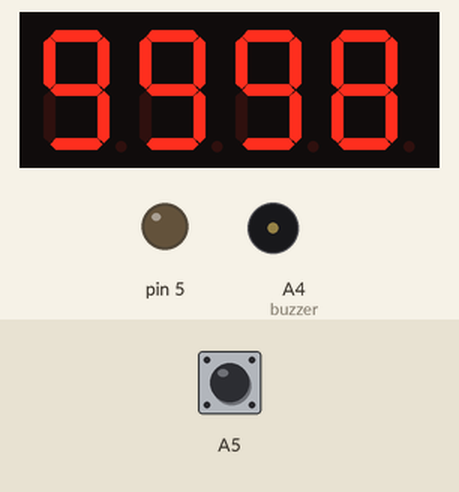
The sketch below on a simulated Arduino Uno, built with avr-gcc and run on an emulated ATmega328P. Shown: 4-digit seven-segment display, output pins drawn as LEDs (lit = HIGH), buzzer (waves = sounding). Wiring (inferred from the names in the program): 4-digit 7-segment display, segments lit when LOW: segments pin 13, pin 12, pin 11, pin 10, pin 9, pin 8, pin 7; digit selects pin 4, pin 3, pin 2, pin 1. The inputs (shaded band) are chosen by the test bench; at power-on: A5 HIGH. The segment pins are drawn as the display they are named for; pins used as bus, display or sensor lines are not drawn.

Above: at 1.2 s.
1.3 s: A5 pulled LOW for 1 s
At 4.06 s:
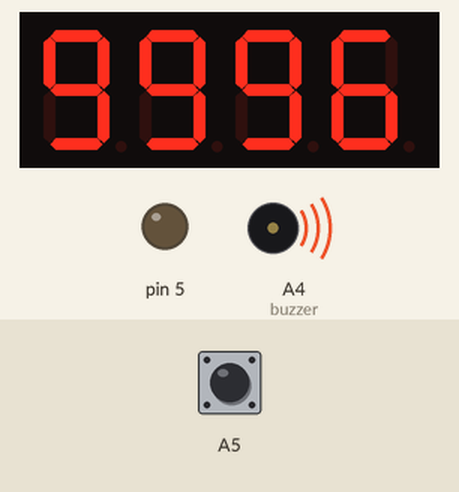
5.3 s: A5 pulled LOW for 3.2 s
10.0 s: A5 pulled LOW for 0.15 s
At 10.8 s:
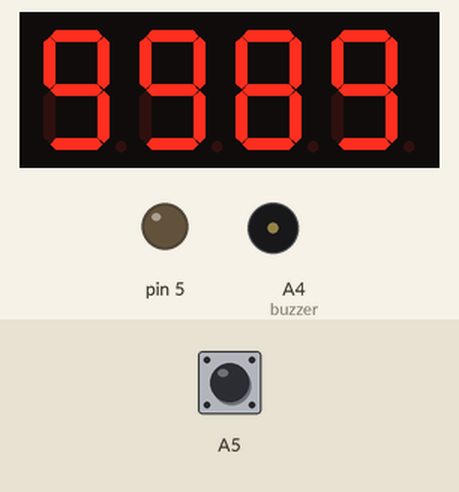
Timing chart, 0 to 13.0 s (numbered marks = the images above; inputs shaded):
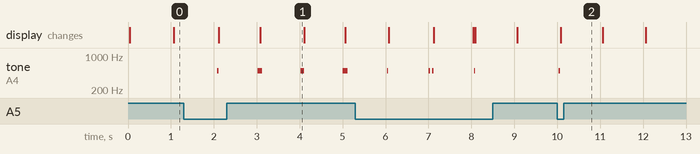

The sketch:

7segmentsLED.ino
```cpp
//デジタル時計:7セグ

#define ASCII_ZERO 48;

int pin_A[4] = {1,2,3,4};             //アノード　桁選択
int pin_n[7] = {13,12,11,10,9,8,7};    //カソード　数値選択
const char buzzer = A4;
//int pin_k = 11;                       //: 2桁目のみ
bool state;

byte num_def[11] = {B11000000,  // 0  (各bit: 0_ON, 1_OFF)
                B11111001,      // 1
                B10100100,      // 2
                B10110000,      // 3
                B10011001,      // 4
                B10010010,      // 5
                B10000010,      // 6
                B11111000,      // 7
                B10000000,      // 8
                B10010000,      // 9
                B11111111};     // OFF

void setup(void) {
  //Serial.begin(9600);

  //各ピンの初期化
  for(int i=1; i<=5; i++){
    pinMode(i,OUTPUT);
    digitalWrite(i,LOW);
  }
  for(int i=7; i<=13; i++){
    pinMode(i,OUTPUT);
    digitalWrite(i,HIGH);
  }
  pinMode(A4,OUTPUT);
  pinMode(A5,INPUT_PULLUP);
}

void loop(void) {

  seg_clock();

}

void seg_clock(void){
  //7セグに時刻を出力
  int buf[4] = {0,0,0,0};
  int time = 9999 - round(millis()/1000);

  buf[0] = time%10;       //分　10位
  buf[1] = time/10%10;    //分　1位
  buf[2] = time/100%10;   //秒　10位
  buf[3] = time/1000%10;  //秒　1位

  //4桁表示
  for (int i=0; i<=3; i++){
    digitalWrite(pin_A[i],HIGH);
    for (int j=0; j<7; j++ ){
      digitalWrite(pin_n[j],bitRead(num_def[buf[i]],j));
    }
    //digitalWrite(pin_k,LOW);    //:を表示
    delay(5);
    digitalWrite(pin_A[i],LOW);
  }
  if ((millis()/100%10 == 0) && (state == HIGH)){
    tone(buzzer, 500, 30);
  }
  //Serial.println(millis()/100%10);
  if (digitalRead(A5) == LOW){
    state = !state;
    delay(20);
  }
}
```

Measured:
- after the input at 1.3 s, tone on A4 (buzzer): silent → 500 Hz after 0.78 s, then repeats every 1.0 s: silent 0.91 s, 500 Hz 0.11 s
- after the input at 10.0 s, tone on A4 (buzzer): silent → 500 Hz at once, → silent 0.03 s later
